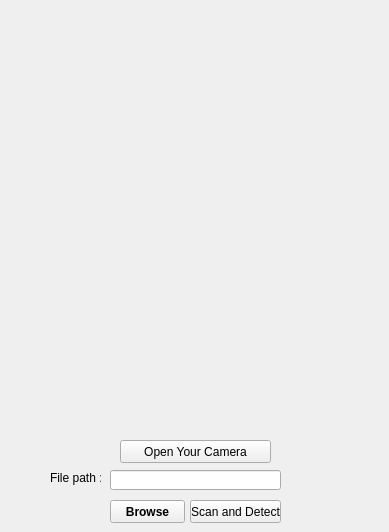
<?xml version="1.0" encoding="UTF-8"?>
<ui version="4.0">
 <class>Form</class>
 <widget class="QWidget" name="Form">
  <property name="geometry">
   <rect>
    <x>0</x>
    <y>0</y>
    <width>389</width>
    <height>532</height>
   </rect>
  </property>
  <property name="windowTitle">
   <string>Form</string>
  </property>
  <widget class="QLabel" name="label">
   <property name="geometry">
    <rect>
     <x>-190</x>
     <y>-100</y>
     <width>751</width>
     <height>631</height>
    </rect>
   </property>
   <property name="styleSheet">
    <string notr="true">image: url(:/newPrefix/haytd.jpg);</string>
   </property>
   <property name="text">
    <string/>
   </property>
  </widget>
  <widget class="QPushButton" name="btn_opencamera">
   <property name="geometry">
    <rect>
     <x>120</x>
     <y>440</y>
     <width>151</width>
     <height>23</height>
    </rect>
   </property>
   <property name="cursor">
    <cursorShape>PointingHandCursor</cursorShape>
   </property>
   <property name="text">
    <string>Open Your Camera</string>
   </property>
  </widget>
  <widget class="QLabel" name="label_2">
   <property name="geometry">
    <rect>
     <x>50</x>
     <y>470</y>
     <width>51</width>
     <height>16</height>
    </rect>
   </property>
   <property name="text">
    <string>File path :</string>
   </property>
  </widget>
  <widget class="QPushButton" name="btn_browse">
   <property name="geometry">
    <rect>
     <x>110</x>
     <y>500</y>
     <width>75</width>
     <height>23</height>
    </rect>
   </property>
   <property name="font">
    <font>
     <weight>75</weight>
     <bold>true</bold>
     <underline>false</underline>
    </font>
   </property>
   <property name="cursor">
    <cursorShape>PointingHandCursor</cursorShape>
   </property>
   <property name="text">
    <string>Browse</string>
   </property>
  </widget>
  <widget class="QLineEdit" name="filenameLine">
   <property name="geometry">
    <rect>
     <x>110</x>
     <y>470</y>
     <width>171</width>
     <height>20</height>
    </rect>
   </property>
  </widget>
  <widget class="QPushButton" name="btn_detect">
   <property name="geometry">
    <rect>
     <x>190</x>
     <y>500</y>
     <width>91</width>
     <height>23</height>
    </rect>
   </property>
   <property name="cursor">
    <cursorShape>PointingHandCursor</cursorShape>
   </property>
   <property name="text">
    <string>Scan and Detect</string>
   </property>
  </widget>
 </widget>
 <resources>
  <include location="source.qrc"/>
 </resources>
 <connections/>
</ui>
